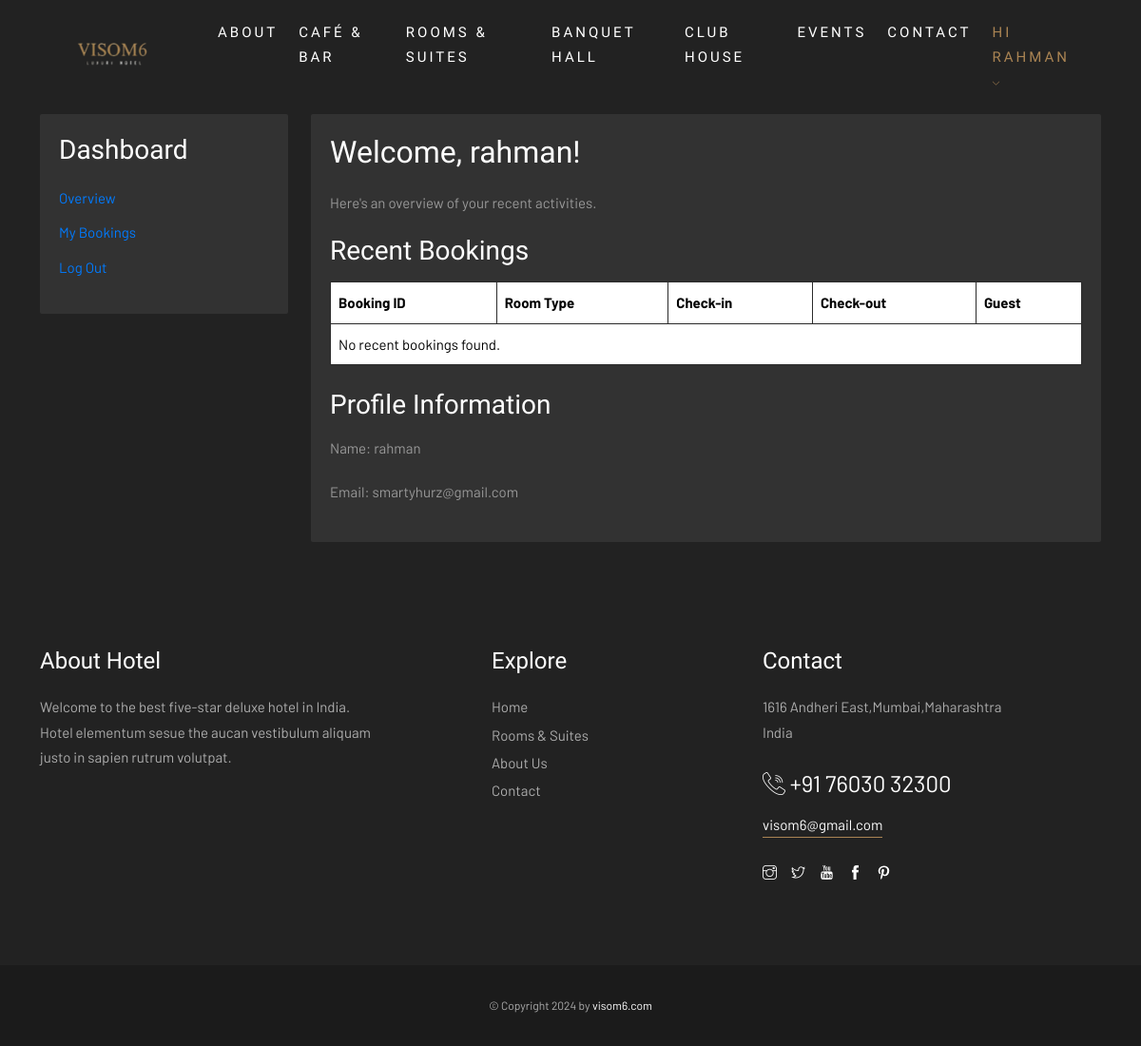
The app's page /dashboard/ (signed in), older data.
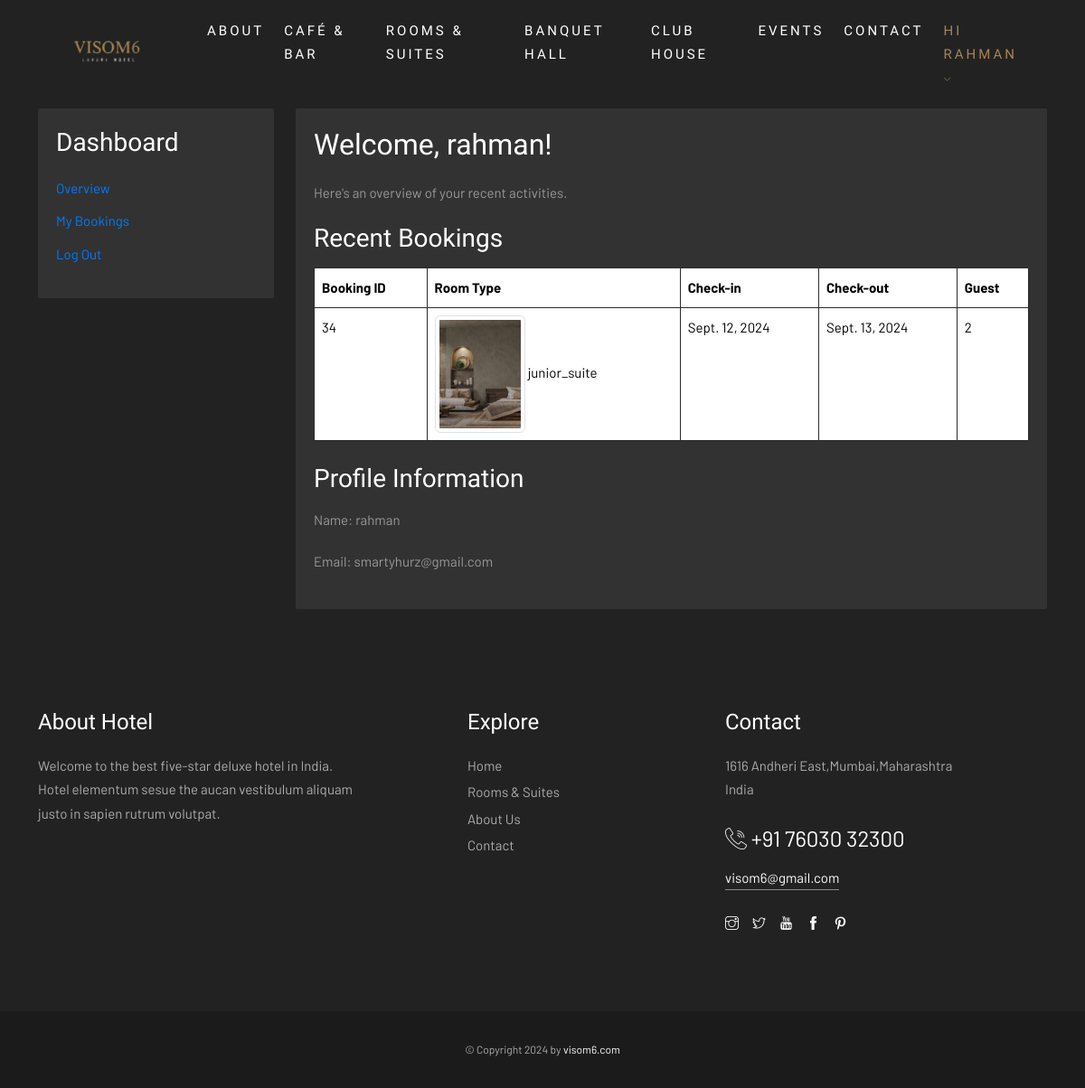
The same page, newer data.
### visom6/models.py (models this page shows, shortened)
class Booking(models.Model):
    customer_name = models.CharField(max_length=100)
    room = models.ForeignKey(Room, on_delete=models.CASCADE,blank=True, null=True)
    hall = models.ForeignKey(Hall, on_delete=models.CASCADE, blank=True, null=True)
    check_in_date = models.DateField()
    check_out_date = models.DateField()
    guests = models.IntegerField()
    price = models.DecimalField(max_digits=8, decimal_places=2, editable=False,default=0.00)
    PAYMENT_STATUS_CHOICES = [
        ('success', 'Success'),
        ('pending', 'Pending'),
        ('failed', 'Failed'),
    ]
    payment_status = models.CharField(max_length=10, choices=PAYMENT_STATUS_CHOICES, default='failed')

class Room(models.Model):
    ROOM_TYPES = [
        ('junior_suite', 'Junior Suite'),
        ('family_room', 'Family Room'),
        ('double_room', 'Double Room'),
        ('deluxe_room', 'Deluxe Room'),
        ('superior_room', 'Superior Room'),
    ]
    room_type = models.CharField(max_length=20, choices=ROOM_TYPES, unique=True)
    price_per_night = models.DecimalField(max_digits=6, decimal_places=2)
    description = models.TextField(blank=True, null=True)
    image = models.ImageField(upload_to='rooms/', blank=True, null=True)
    image1 = models.ImageField(upload_to='rooms/', blank=True, null=True)
    image2= models.ImageField(upload_to='rooms/', blank=True, null=True)
    max_persons = models.IntegerField()
    total_rooms = models.IntegerField(default=0)  # Total number of rooms of this type
    booked_rooms = models.IntegerField(default=0)  # Number of currently booked rooms

### visom6/views.py (the view)
# urls.py: path('dashboard/',views.dashboard_view),
def dashboard_view(request):
     bookings = Booking.objects.filter(customer_name=request.user.username)  # Adjust according to your model
     return render(request, 'dashboard.html', {'bookings': bookings})

### templates/dashboard.html (shortened to what this page needs)
{% load static %}
{% include "header.html" %}
   <section class="dashboard">
       <div class="container">
           <div class="row">
               <div class="col-md-3">
                   <div class="dashboard-sidebar">
                       <h3>Dashboard</h3>
                       <ul class="list-unstyled">
                           <li><a href="/dashboard/">Overview</a></li>
                           <li><a href="/dashboard/bookings/">My Bookings</a></li>
                           <li><a href="/logout/">Log Out</a></li>
                       </ul>
                   </div>
               </div>
               <div class="col-md-9">
                   <div class="dashboard-content">
                       <h2>Welcome, {{ user.username }}!</h2>
                       <p>Here's an overview of your recent activities.</p>
                       <div class="recent-bookings">
                           <h3>Recent Bookings</h3>
                           <table class="table">
                               <thead>
                                   <tr>
                                       <th>Booking ID</th>
                                       <th>Room Type</th>
                                       <th>Check-in</th>
                                       <th>Check-out</th>
                                       <th>Guest</th>
                                   </tr>
                               </thead>
                               <tbody>
                                   {% for booking in bookings %}
                                   <tr>
                                       <td>{{ booking.id }}</td>
                                       <td>
                                        <img src="{% static 'img/' %}{{ booking.room.image }}" alt="{{ booking.room.room_type }}" class="img-thumbnail" style="width: 100px;">
                                        {{ booking.room.room_type }}
                                       </td>
                                       <td>{{ booking.check_in_date }}</td>
                                       <td>{{ booking.check_out_date }}</td>
                                       <td>{{ booking.guests }}</td>
                                   </tr>
                                   {% empty %}
                                <tr>
                                    <td colspan="5">No recent bookings found.</td>
                                </tr>
                                   {% endfor %}
                               </tbody>
                           </table>
                       </div>
                       <div class="profile-info mt-4">
                           <h3>Profile Information</h3>
                           <p>Name: {{ user.username }}</p>
                           <p>Email: {{ user.email }}</p>
                       </div>
                   </div>
               </div>
           </div>
       </div>
   </section>
{% include "footer.html" %}

### templates/header.html (shortened to what this page needs)
{% load static %}
<!DOCTYPE html>
<html lang="en">
<head>
    <link rel="stylesheet" href="{% static 'css/plugins.css' %}">
    <link rel="stylesheet" href="{% static 'css/style.css' %}">
</head>
<body>
   <nav class="navbar navbar-expand-md">
       <div class="container">
           <div class="logo-wrapper navbar-brand valign">
               <a href="/index/">
                   <div class="logo">
                       <img src="{% static 'img/logi.png' %}" class="logo-img" alt="">
                   </div>
               </a>
           </div>
           <div class="collapse navbar-collapse" id="navbar">
               <ul class="navbar-nav ms-auto">
                   <li class="nav-item dropdown"> <span class="nav-link"><a href="/about/">About</a></span>
                   </li>
                   <li class="nav-item"><a class="nav-link" href="/restuarant/">Café & Bar</a></li>
                   <li class="nav-item dropdown"> <span class="nav-link"> <a href="/rooms/">Rooms & Suites</a> </span>
                   </li>
                   <li class="nav-item"><a class="nav-link" href="/banquet/">Banquet Hall</a></li>
                   <li class="nav-item"><a class="nav-link" href="/club/">Club House</a></li>
                   <li class="nav-item dropdown"> <span class="nav-link"> <a href="/news/">Events</a></span>
                   </li>
                   <li class="nav-item"><a class="nav-link" href="/contact/">Contact</a></li>
                   <li class="nav-item dropdown">
                    {% if user.is_authenticated %}<span class="nav-link active">
                    <a href="#">Hi {{ user.username }}</a> <i class="ti-angle-down"></i></span>
                   </li>
                   {% else %}
                   <li class="nav-item"><a class="nav-link" href="/login/" class="nav-link">Login</a></li>
                   <li class="nav-item"><a class="nav-link" href="{% url 'signup' %}" class="nav-link">SignUp</a></li>
                    {% endif %}
               </ul>
           </div>
       </div>
   </nav>

### templates/footer.html (shortened to what this page needs)
{% load static %}
    <footer class="footer">
        <div class="footer-top">
            <div class="container">
                <div class="row">
                    <div class="col-md-4">
                        <div class="footer-column footer-about">
                            <h3 class="footer-title">About Hotel</h3>
                            <p class="footer-about-text">Welcome to the best five-star deluxe hotel in India. Hotel elementum sesue the aucan vestibulum aliquam justo in sapien rutrum volutpat.</p>
                        </div>
                    </div>
                    <div class="col-md-3 offset-md-1">
                        <div class="footer-column footer-explore clearfix">
                            <h3 class="footer-title">Explore</h3>
                            <ul class="footer-explore-list list-unstyled">
                                <li><a href="/index/">Home</a></li>
                                <li><a href="/rooms/">Rooms & Suites</a></li>
                                <li><a href="/about/">About Us</a></li>
                                <li><a href="/contact/">Contact</a></li>
                            </ul>
                        </div>
                    </div>
                    <div class="col-md-4">
                        <div class="footer-column footer-contact">
                            <h3 class="footer-title">Contact</h3>
                            <p class="footer-contact-text">1616 Andheri East,Mumbai,Maharashtra<br>India</p>
                            <div class="footer-contact-info">
                                <p class="footer-contact-phone"><span class="flaticon-call"></span> +91 76030 32300</p>
                                <p class="footer-contact-mail">visom6@gmail.com</p>
                            </div>
                            <div class="footer-about-social-list">
                                <a href="#"><i class="ti-instagram"></i></a>
                                <a href="#"><i class="ti-twitter"></i></a>
                                <a href="#"><i class="ti-youtube"></i></a>
                                <a href="#"><i class="ti-facebook"></i></a>
                                <a href="#"><i class="ti-pinterest"></i></a>
                            </div>
                        </div>
                    </div>
                </div>
            </div>
        </div>
        <div class="footer-bottom">
            <div class="container">
                <div class="row">
                    <div class="col-md-12">
                        <div class="footer-bottom-inner">
                            <p class="footer-bottom-copy-right">© Copyright 2024 by <a href="#">visom6.com</a></p>
                        </div>
                    </div>
                </div>
            </div>
        </div>
    </footer>
</body>
</html>

### templates/dashboard.html (style rules this page uses)
.dashboard { padding: 20px 0; margin-top: 100px; }
.dashboard-sidebar { background-color: rgba(255,255,255,0.07); padding: 20px; border-radius: 2px; }
.dashboard-sidebar h3 { margin-bottom: 20px; }
.dashboard-sidebar ul { list-style-type: none; padding: 0; }
.dashboard-sidebar ul li { margin-bottom: 10px; }
.dashboard-sidebar ul li a { text-decoration: none; color: #007bff; }
.dashboard-content { padding: 20px; background-color: rgba(255,255,255,0.07); border-radius: 2px; }
.dashboard-content h2 { margin-bottom: 20px; }
.recent-bookings h3 { margin-bottom: 15px; }
.recent-bookings .table { margin-top: 15px; background-color:#fff; }
.profile-info { margin-top: 30px; }
.profile-info h3 { margin-bottom: 15px; }

Row changes from the older to the newer data that the page shows:
added Booking: id "34", room.image (picture), room.room_type "junior_suite", check_in_date "Sept. 12, 2024", check_out_date "Sept. 13, 2024", guests "2"
Text that changed along with them:
text no longer shown: "No recent bookings found."
